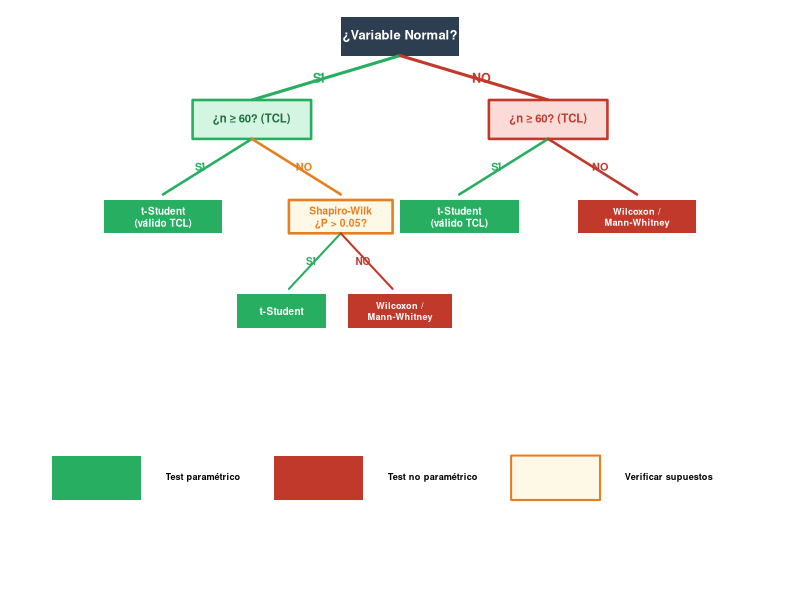
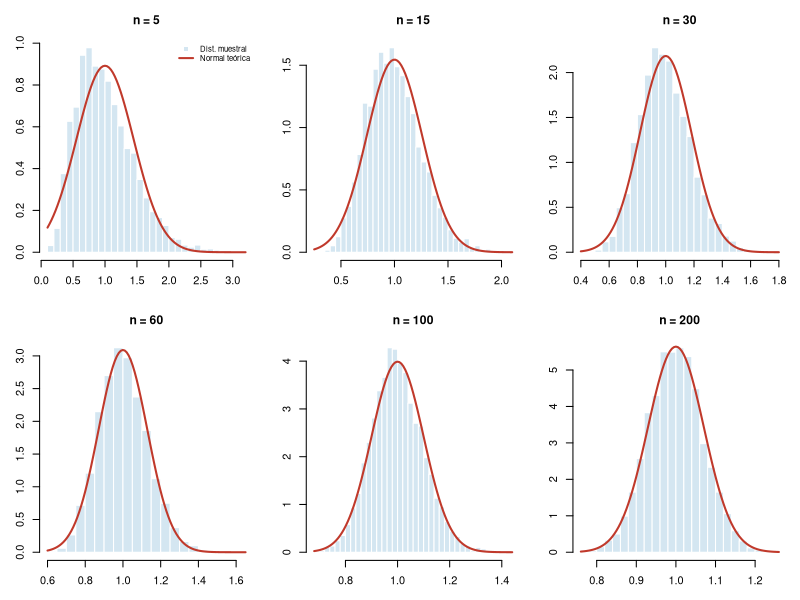
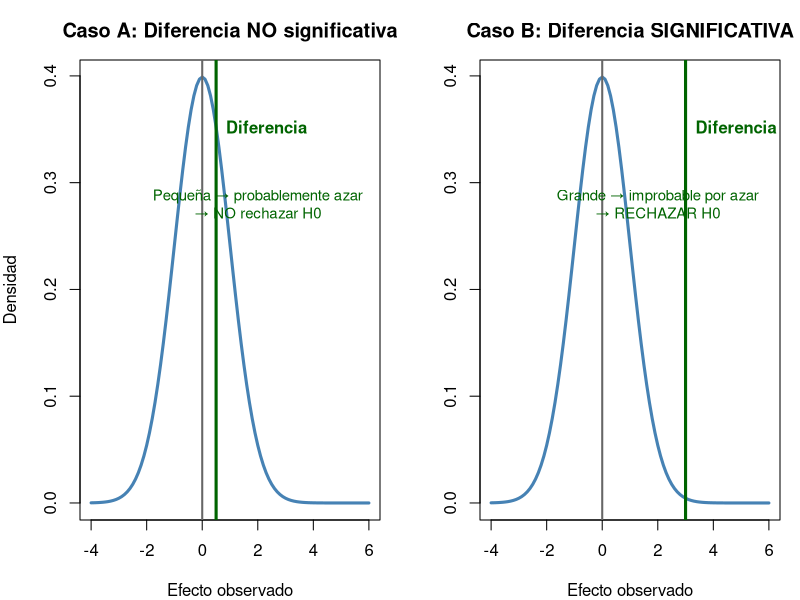
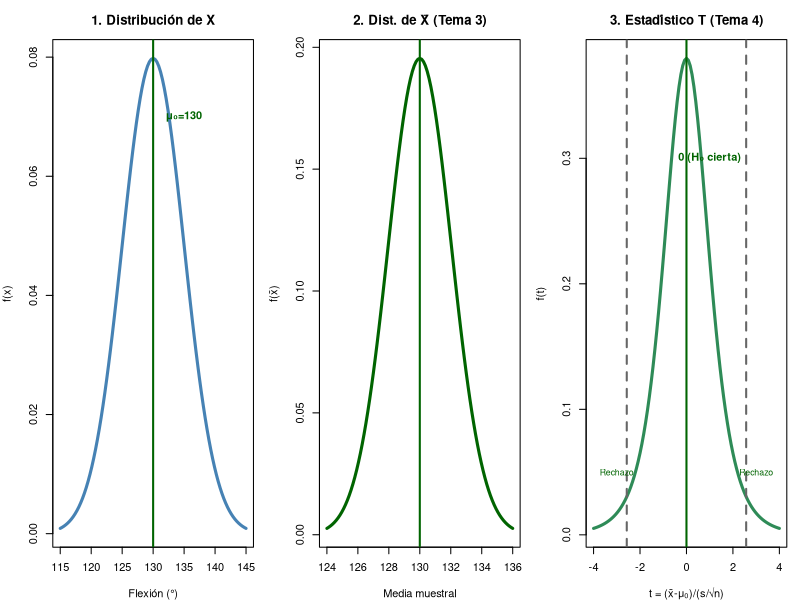
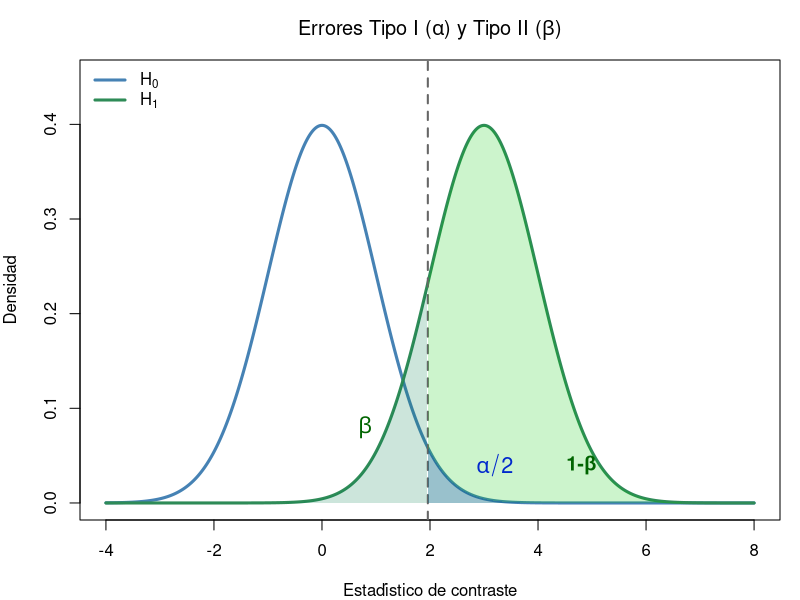
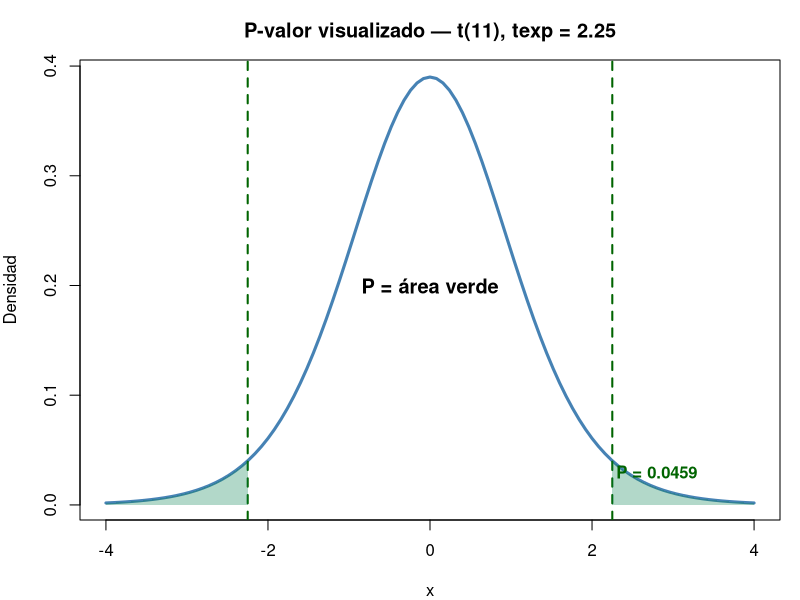

These figures' R source, in order:
## ---- chunk 1
#| fig-height: 5
#| fig-alt: "Árbol de decisión clínico para elegir el test estadístico adecuado. Empieza preguntando si la variable es Normal. Si es Normal, pregunta si n≥60. Si no es Normal, también pregunta si n≥60. Las ramas llevan a t-Student, Shapiro-Wilk o tests no paramétricos."
par(mar=c(0,0,0,0), bg=NA)
plot(NA, xlim=c(0,10), ylim=c(0,10), axes=F, xlab="", ylab="")

# ── Nodo raíz ──
rect(4.2, 9.4, 5.8, 10.1, col="#2c3e50", border=NA, lwd=0)
text(5, 9.75, "¿Variable Normal?", cex=0.78, font=2, col="white")

# Ramas principales con gradiente
segments(5, 9.4, 3, 8.6, lwd=3, col="#27ae60")
segments(5, 9.4, 7, 8.6, lwd=3, col="#c0392b")
text(3.9, 9.0, "SÍ", cex=0.75, font=2, col="#27ae60")
text(6.1, 9.0, "NO", cex=0.75, font=2, col="#c0392b")

# ── Rama SÍ ──
rect(2.2, 7.9, 3.8, 8.6, col="#d5f5e3", border="#27ae60", lwd=2.5)
text(3, 8.25, "¿n ≥ 60? (TCL)", cex=0.68, font=2, col="#1e6e3e")
segments(3, 7.9, 1.8, 6.9, lwd=2.5, col="#27ae60")
segments(3, 7.9, 4.2, 6.9, lwd=2.5, col="#e67e22")
text(2.3, 7.4, "SÍ", cex=0.65, font=2, col="#27ae60")
text(3.7, 7.4, "NO", cex=0.65, font=2, col="#e67e22")

# Hoja: t-Student (válido TCL)
rect(1.0, 6.2, 2.6, 6.8, col="#27ae60", border=NA)
text(1.8, 6.5, "t-Student\n(válido TCL)", cex=0.6, font=2, col="white")

# Nodo intermedio: Shapiro
rect(3.5, 6.2, 4.9, 6.8, col="#fef9e7", border="#e67e22", lwd=2.5)
text(4.2, 6.5, "Shapiro-Wilk\n¿P > 0.05?", cex=0.62, font=2, col="#e67e22")
segments(4.2, 6.2, 3.5, 5.2, lwd=2, col="#27ae60")
segments(4.2, 6.2, 4.9, 5.2, lwd=2, col="#c0392b")
text(3.8, 5.7, "SÍ", cex=0.6, font=2, col="#27ae60")
text(4.5, 5.7, "NO", cex=0.6, font=2, col="#c0392b")

# Hojas Shapiro
rect(2.8, 4.5, 4.0, 5.1, col="#27ae60", border=NA)
text(3.4, 4.8, "t-Student", cex=0.6, font=2, col="white")
rect(4.3, 4.5, 5.7, 5.1, col="#c0392b", border=NA)
text(5.0, 4.8, "Wilcoxon /\nMann-Whitney", cex=0.55, font=2, col="white")

# ── Rama NO ──
rect(6.2, 7.9, 7.8, 8.6, col="#fadbd8", border="#c0392b", lwd=2.5)
text(7, 8.25, "¿n ≥ 60? (TCL)", cex=0.68, font=2, col="#c0392b")
segments(7, 7.9, 5.8, 6.9, lwd=2.5, col="#27ae60")
segments(7, 7.9, 8.2, 6.9, lwd=2.5, col="#c0392b")
text(6.3, 7.4, "SÍ", cex=0.65, font=2, col="#27ae60")
text(7.7, 7.4, "NO", cex=0.65, font=2, col="#c0392b")

# Hojas rama NO
rect(5.0, 6.2, 6.6, 6.8, col="#27ae60", border=NA)
text(5.8, 6.5, "t-Student\n(válido TCL)", cex=0.6, font=2, col="white")
rect(7.4, 6.2, 9.0, 6.8, col="#c0392b", border=NA)
text(8.2, 6.5, "Wilcoxon /\nMann-Whitney", cex=0.55, font=2, col="white")

# ── Leyenda ──
rect(0.3, 1.4, 1.5, 2.2, col="#27ae60", border=NA)
text(1.7, 1.8, "Test paramétrico", cex=0.55, pos=4, font=2)
rect(3.3, 1.4, 4.5, 2.2, col="#c0392b", border=NA)
text(4.7, 1.8, "Test no paramétrico", cex=0.55, pos=4, font=2)
rect(6.5, 1.4, 7.7, 2.2, col="#fef9e7", border="#e67e22", lwd=2)
text(7.9, 1.8, "Verificar supuestos", cex=0.55, pos=4, font=2)
## ---- chunk 2
#| fig-height: 5.5
par(mfrow=c(2,3), mar=c(3,3,3,1))
set.seed(123)
ns <- c(5, 15, 30, 60, 100, 200)
for(i in 1:length(ns)){
  n <- ns[i]
  medias <- replicate(5000, mean(rexp(n, rate=1)))  # exponencial (muy asimétrica)
  hist(medias, col="#d4e6f1", border="white", freq=FALSE, breaks=30,
       main=paste0("n = ", n), xlab=expression(bar(x)), cex.main=1.1)
  curve(dnorm(x, mean=1, sd=1/sqrt(n)), add=T, col="#c0392b", lwd=2)
  if(i==1) legend("topright", c("Dist. muestral", "Normal teórica"),
                  col=c("#d4e6f1","#c0392b"), lwd=c(NA,2), pch=c(15,NA), bty="n", cex=0.7)
}
par(mfrow=c(1,1))
## ---- chunk 3
#| fig-height: 5
set.seed(123)
par(mfrow=c(1,2), mar=c(4,4,3,1))
# Escenario A: Diferencia pequeña (ruido)
curve(dnorm(x, 0, 1), -4, 6, lwd=3, col="steelblue", ylab="Densidad",
      main="Caso A: Diferencia NO significativa", xlab="Efecto observado")
abline(v=0, lwd=2, col="grey40"); abline(v=0.5, lwd=3, col="darkgreen")
text(0.5, 0.35, "Diferencia", col="darkgreen", pos=4, font=2)
text(2, 0.28, "Pequeña → probablemente azar\n→ NO rechazar H0", col="darkgreen", cex=0.9)
# Escenario B: Diferencia grande (señal)
curve(dnorm(x, 0, 1), -4, 6, lwd=3, col="steelblue", ylab="",
      main="Caso B: Diferencia SIGNIFICATIVA", xlab="Efecto observado")
abline(v=0, lwd=2, col="grey40"); abline(v=3, lwd=3, col="darkgreen")
text(3, 0.35, "Diferencia", col="darkgreen", pos=4, font=2)
text(2, 0.28, "Grande → improbable por azar\n→ RECHAZAR H0", col="darkgreen", cex=0.9)
par(mfrow=c(1,1))
## ---- chunk 4
n<-12; xbar<-189.76; s<-62.02
cat("Caso a (mu0=200): t =", round((xbar-200)/(s/sqrt(n)),3),
    "P =", round(2*pt(-abs((xbar-200)/(s/sqrt(n))),11),4),
    "\nCaso b (mu0=230): t =", round((xbar-230)/(s/sqrt(n)),3),
    "P =", round(2*pt(-abs((xbar-230)/(s/sqrt(n))),11),4))
## ---- chunk 5
#| fig-height: 5
par(mfrow=c(1,3), mar=c(4,4,3,1))

# Panel 1: Distribución de X (datos originales)
curve(dnorm(x, 130, 5), 115, 145, lwd=3, col="steelblue",
      main="1. Distribución de X", xlab="Flexión (°)", ylab="f(x)")
abline(v=130, col="darkgreen", lwd=2); text(135, 0.07, "μ₀=130", col="darkgreen", font=2)

# Panel 2: Distribución de la media muestral (T3)
curve(dnorm(x, 130, 5/sqrt(6)), 124, 136, lwd=3, col="darkgreen",
      main="2. Dist. de X̄ (Tema 3)", xlab="Media muestral", ylab="f(x̄)")
abline(v=130, col="darkgreen", lwd=2); text(131, 0.9, "μ=130", col="darkgreen", font=2)

# Panel 3: Estadístico de contraste T (T4 — estandarizado bajo H₀)
curve(dt(x, 5), -4, 4, lwd=3, col="seagreen",
      main="3. Estadístico T (Tema 4)", xlab="t = (x̄-μ₀)/(s/√n)", ylab="f(t)")
abline(v=0, col="darkgreen", lwd=2); text(1, 0.3, "0 (H₀ cierta)", col="darkgreen", font=2)
# Marcar región de rechazo
t_crit <- qt(0.975, 5)
abline(v=c(-t_crit, t_crit), col="grey40", lty=2, lwd=2)
text(3, 0.05, "Rechazo", col="darkgreen", cex=0.8)
text(-3, 0.05, "Rechazo", col="darkgreen", cex=0.8)

par(mfrow=c(1,1))
## ---- chunk 6
#| fig-height: 5
#| fig-alt: "Visualización de los errores Tipo I (alfa) y Tipo II (beta) con dos distribuciones normales solapadas. La distribución bajo H0 en azul (centrada en 0) y bajo H1 en verde (centrada en 3). El área azul a la derecha de la línea crítica vertical es alfa (error Tipo I), el área verde a la izquierda es beta (error Tipo II), y el área verde a la derecha es la potencia (1-beta)."
# Visualización de errores con dos distribuciones
par(mar=c(4,4,3,1))
x <- seq(-4, 8, 0.01)
y_H0 <- dnorm(x, 0, 1)     # Distribución bajo H0
y_H1 <- dnorm(x, 3, 1)     # Distribución bajo H1 (efecto real)
plot(x, y_H0, type="l", lwd=3, col="steelblue", ylab="Densidad",
     main=expression(paste("Errores Tipo I (", alpha, ") y Tipo II (", beta, ")")),
     ylim=c(0,0.45), xlab="Estadístico de contraste")
lines(x, y_H1, lwd=3, col="seagreen")
t_crit <- qnorm(0.975)  # 1.96
abline(v=t_crit, col="grey40", lty=2, lwd=2)
# α — cola derecha bajo H0
xf <- seq(t_crit, 8, 0.01); yf <- dnorm(xf, 0, 1)
polygon(c(xf, rev(xf)), c(yf, rep(0,length(yf))), col=rgb(0,0,1,0.25), border=NA)
text(3.2, 0.04, expression(alpha/2), col="blue", cex=1.3, font=2)
# β — bajo H1 a la izquierda de t_crit
xf <- seq(-4, t_crit, 0.01); yf <- dnorm(xf, 3, 1)
polygon(c(xf, rev(xf)), c(yf, rep(0,length(yf))), col=rgb(0,0.5,0.3,0.2), border=NA)
text(0.8, 0.08, expression(beta), col="darkgreen", cex=1.3, font=2)
# Potencia (1-β)
xf <- seq(t_crit, 8, 0.01); yf <- dnorm(xf, 3, 1)
polygon(c(xf, rev(xf)), c(yf, rep(0,length(yf))), col=rgb(0,0.8,0,0.2), border=NA)
text(4.8, 0.04, "1-β", col="darkgreen", cex=1.2, font=2)
legend("topleft", c(expression(H[0]), expression(H[1])), col=c("steelblue","seagreen"), lwd=3, bty="n")
## ---- chunk 7
#| fig-height: 4.5
# Visualización del P-valor
curve(dt(x, 11), -4, 4, lwd=3, col="steelblue", ylab="Densidad",
      main="P-valor visualizado — t(11), texp = 2.25")
abline(v=c(-2.25, 2.25), col="darkgreen", lwd=2, lty=2)
# Área del P-valor (dos colas)
xr <- seq(2.25, 4, 0.01); yr <- dt(xr, 11)
polygon(c(xr, rev(xr)), c(yr, rep(0,length(yr))), col=rgb(0,0.5,0.3,0.3), border=NA)
xl <- seq(-4, -2.25, 0.01); yl <- dt(xl, 11)
polygon(c(xl, rev(xl)), c(yl, rep(0,length(yl))), col=rgb(0,0.5,0.3,0.3), border=NA)
text(0, 0.2, "P = área verde", font=2, cex=1.2)
text(2.8, 0.03, paste0("P = ", round(2*pt(-2.25,11),4)), col="darkgreen", font=2)
## ---- chunk 8
x<-c(125,132,128,135,130,126); t<-(mean(x)-130)/(sd(x)/sqrt(6))
cat("t =", round(t,3), "→ P(t) =", round(2*pt(-abs(t),5),4),
    "\nP(z aprox) =", round(2*pnorm(-abs(t)),4))
## ---- chunk 9
x <- c(125,132,128,135,130,126)
t.test(x, mu = 130)
# BioEstatR: testt(m = mean(x), s = sd(x), n = length(x), m0 = 130)
## ---- chunk 10
x<-48; n<-287; p0<-0.22
z<-(x - n*p0 - 0.5)/sqrt(n*p0*(1-p0))
P<-2*pnorm(-abs(z))
cat("z =", round(z,3), "P =", round(P,4))
## ---- chunk 11
x<-47; n<-50; p0<-0.95
z<-(x/n-p0)/sqrt(p0*(1-p0)/n)
cat("z =", round(z,3), "P =", round(2*pnorm(-abs(z)),4),
    "\nNo significativo: 94% no difiere de 95% (P = 0.745)")
## ---- chunk 12
x <- c(125,132,128,135,130,126)
t.test(x, mu = 130)
